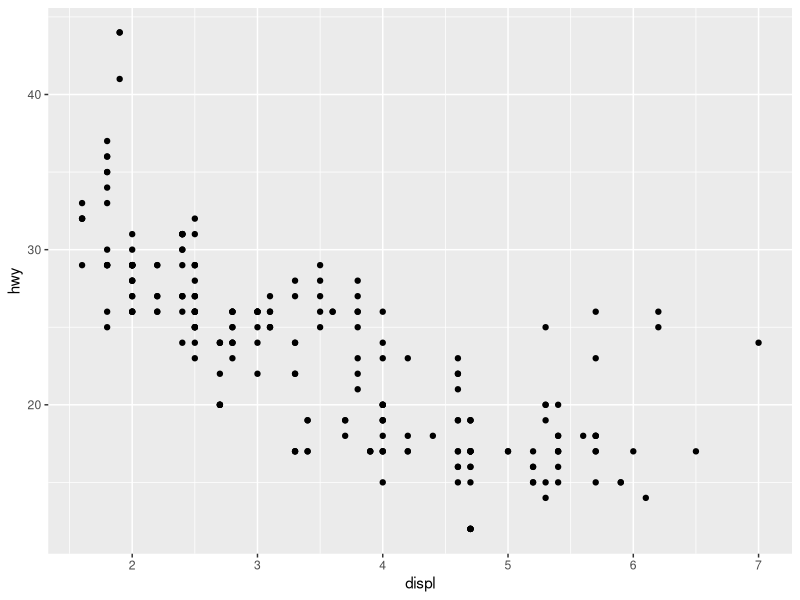
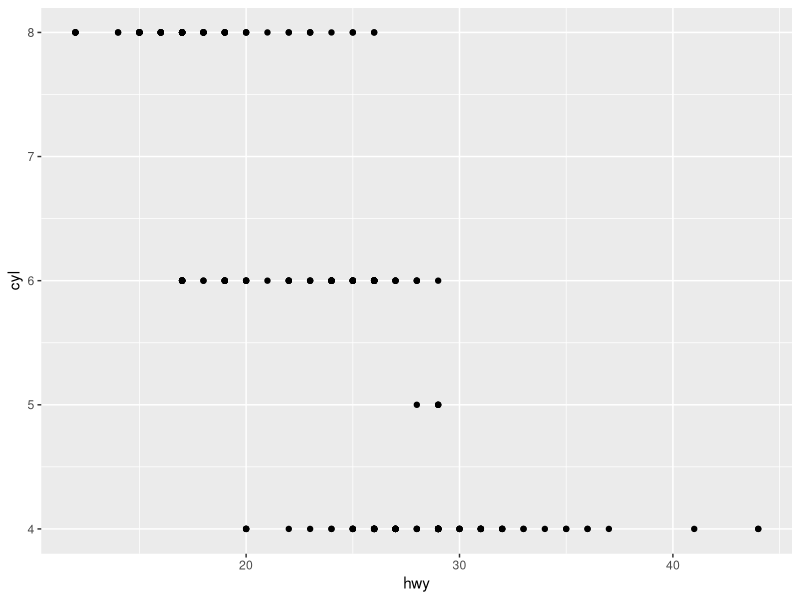
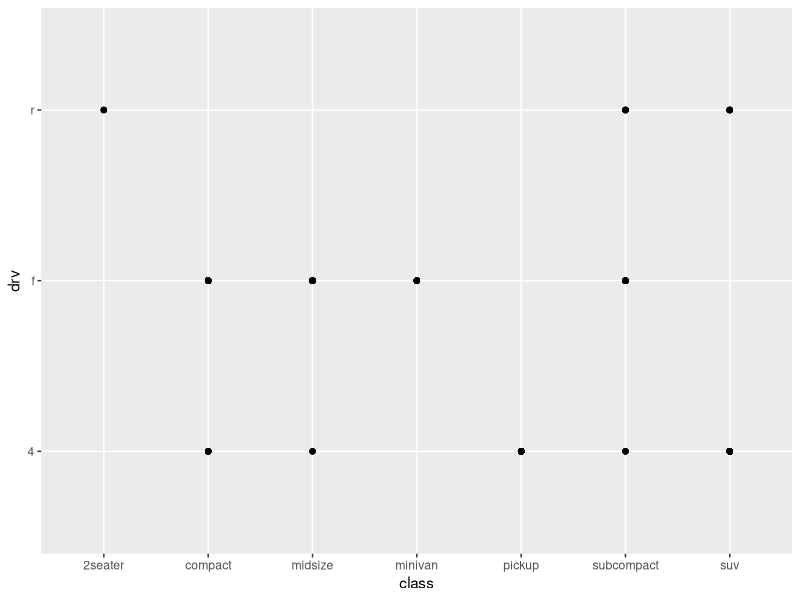
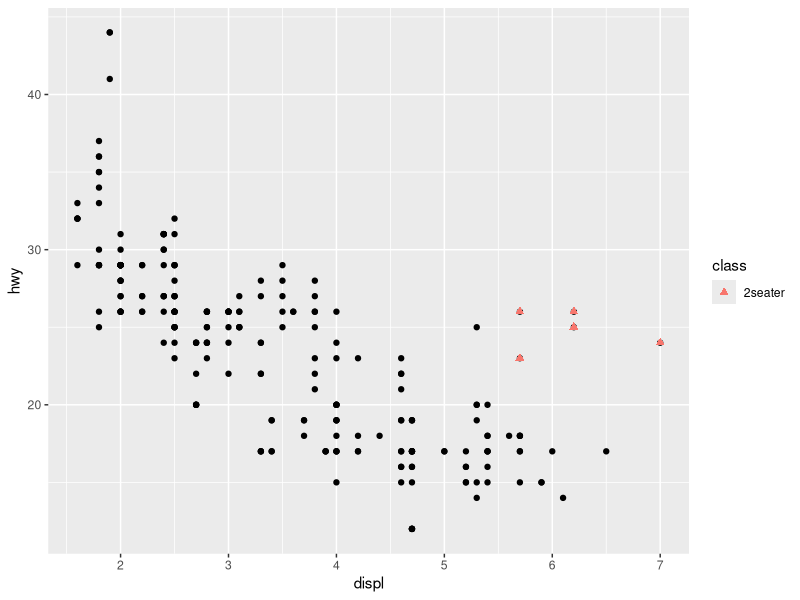
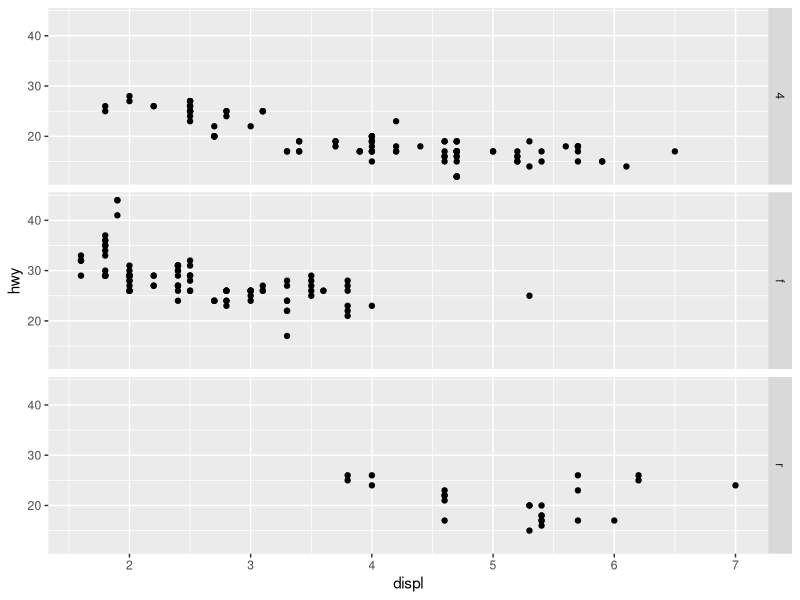
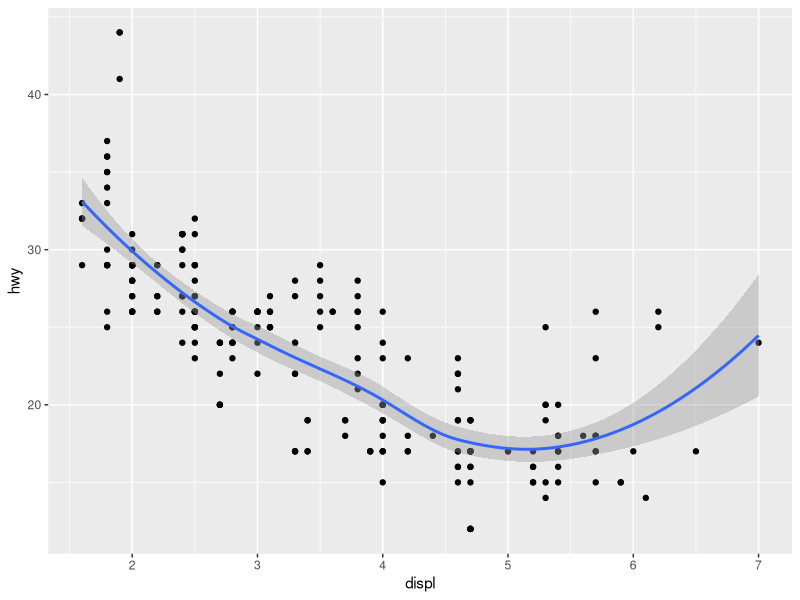
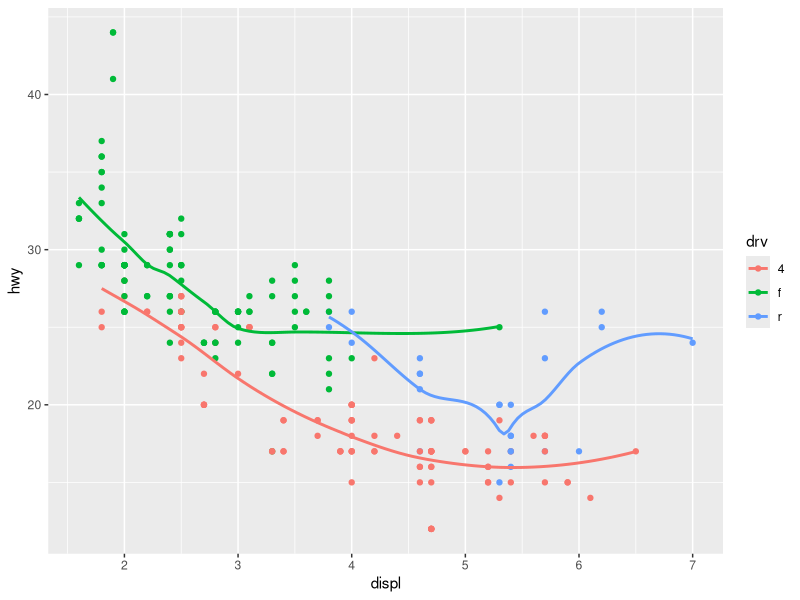
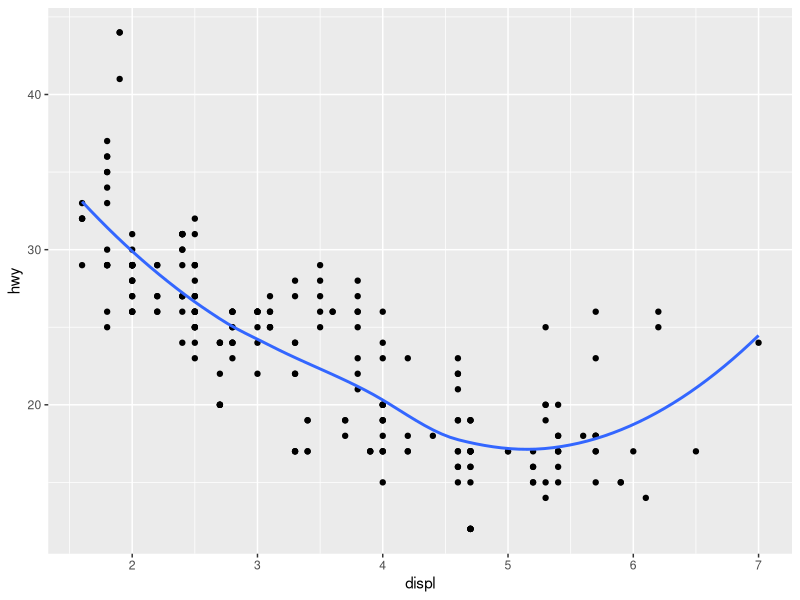

Write the R code that produced these figures, in order.
## ---- chunk 1
knitr::opts_chunk$set(echo = TRUE)
## ---- chunk 2
library(tidyverse)

ggplot(data = mpg) +
    geom_point(mapping = aes(x = displ, y = hwy))
## ---- chunk 3
x <- "hello"
## ---- chunk 4
ggplot(data = mpg) +
    geom_point(mapping = aes(x = hwy, y = cyl))
## ---- chunk 5
ggplot(mpg) +
    geom_point(aes(class, drv))
## ---- chunk 6
two_seater <- mpg %>% 
    filter(class == "2seater")
two_seater

## ---- chunk 7
ggplot(data = two_seater) +
    geom_point(mapping = aes(x = displ, y = hwy), data = mpg) +
    geom_point(mapping = aes(x = displ, y = hwy, color = class), shape = 17, size = 2)
## ---- chunk 8
ggplot(data = mpg) + 
  geom_point(mapping = aes(x = displ, y = hwy)) + 
  facet_grid(drv ~ .)
## ---- chunk 9
ggplot(data = mpg, mapping = aes(x = displ, y = hwy)) + 
  geom_point() + 
  geom_smooth()
## ---- chunk 10
ggplot(data = mpg, mapping = aes(x = displ, y = hwy, color = drv)) + 
  geom_point() + 
  geom_smooth(se = FALSE)
## ---- chunk 11
ggplot(data = mpg, mapping = aes(x = displ, y = hwy)) + 
  geom_point() + 
  geom_smooth(se = FALSE)

ggplot(data = mpg, mapping = aes(x = displ, y = hwy)) + 
  geom_point() + 
  geom_smooth(mapping = aes(group = drv),se = FALSE)
## ---- chunk 12
ggplot(data = mpg, mapping = aes(x = displ, y = hwy, color = drv)) + 
  geom_point() + 
  geom_smooth(se = FALSE)

ggplot(data = mpg, mapping = aes(x = displ, y = hwy)) + 
  geom_point(aes(color = drv)) + 
  geom_smooth(se = FALSE)
## ---- chunk 13
ggplot(data = mpg, mapping = aes(x = displ, y = hwy)) + 
  geom_point(aes(color = drv)) + 
  geom_smooth(mapping = aes(linetype = drv),se = FALSE)

ggplot(data = mpg, mapping = aes(x = displ, y = hwy)) + 
  geom_point(aes(fill = drv, stroke = 2), shape = 21, size = 4, color = 'white')
  
## ---- chunk 14
ggplot(data = diamonds) + 
  geom_bar(mapping = aes(x = cut))
## ---- chunk 15
ggplot(data = mpg, mapping = aes(x = cty, y = hwy)) + 
  geom_point()

ggplot(data = mpg, mapping = aes(x = cty, y = hwy)) + 
  geom_jitter()

# too much horizontal jitter
ggplot(data = mpg, mapping = aes(x = cty, y = hwy)) +
  geom_jitter(width = 20)
## ---- chunk 16
ggplot(data = mpg, mapping = aes(x = class, y = hwy)) +
  geom_boxplot()

ggplot(data = mpg, mapping = aes(x = class, y = hwy)) +
  geom_boxplot(aes(colour = drv))
## ---- chunk 17
nz <- map_data("nz")

ggplot(nz, aes(long, lat, group = group)) +
  geom_polygon(fill = "white", colour = "black")

ggplot(nz, aes(long, lat, group = group)) +
  geom_polygon(fill = "white", colour = "black") +
  coord_quickmap()
